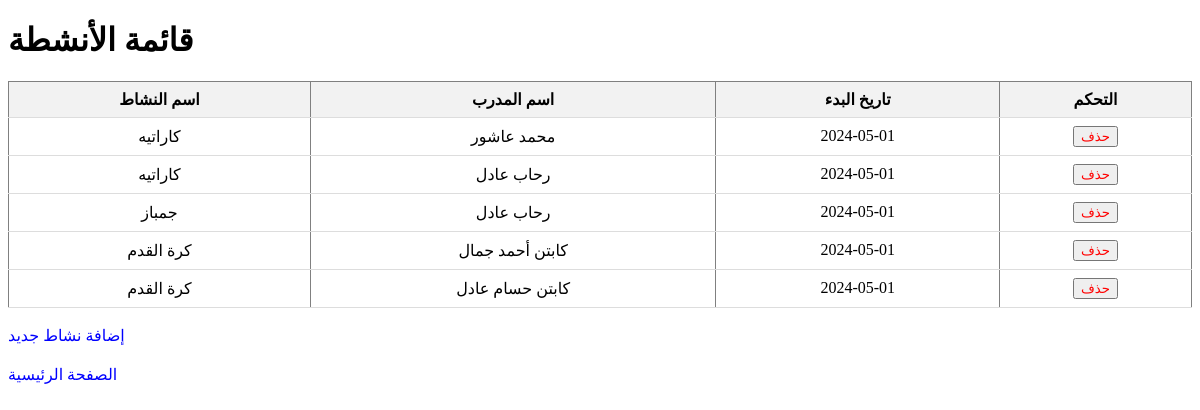
Page /activities.php on the committed database.
### tables this page shows
CREATE TABLE `activities` (
  `ActivityID` int(11) NOT NULL,
  `ActivityName` varchar(255) NOT NULL,
  `TrainerName` varchar(255) DEFAULT NULL,
  `StartDate` date DEFAULT NULL
);

### activities.php (the view, shortened to what this page needs)
<!DOCTYPE html>
<html lang="ar">
<head>
</head>
<body>
    <h1>قائمة الأنشطة</h1>
    <?php
    $servername = "localhost";
    $username = "root";
    $password = "01033744372@";
    $dbname = "systemalabtal";
    $conn = new mysqli($servername, $username, $password, $dbname);
    $sql = "SELECT * FROM activities";
    $result = $conn->query($sql);
    if ($result->num_rows > 0) {
        echo "<table border='1'>
            <tr>
                <th>اسم النشاط</th>
                <th>اسم المدرب</th>
                <th>تاريخ البدء</th>
                <th>التحكم</th>
            </tr>";
        while($row = $result->fetch_assoc()) {
            echo "<tr>";
            echo "<td>" . $row['ActivityName'] . "</td>";
            echo "<td>" . $row['TrainerName'] . "</td>";
            echo "<td>" . $row['StartDate'] . "</td>";
            echo "<td><form method='post' action='process_activity.php'>
                    <input type='hidden' name='activity_id' value='".$row['ActivityID']."'>
                    <input type='submit' name='delete' value='حذف' style='color: red;'>
                  </form></td>";
            echo "</tr>";
        }
        echo "</table>";
    } else {
        echo "لا توجد أنشطة لعرضها";
    }
    ?>
    <br>
    <a href="add_activity.php">إضافة نشاط جديد</a>
    <div id="homeLink">
        <a href="indexe.html">الصفحة الرئيسية</a>
    </div>
</body>
</html>

### activities.php (style rules this page uses)
table { width: 100%; border-collapse: collapse; }
th, td { padding: 8px; text-align: center; border-bottom: 1px solid #ddd; }
th { background-color: #f2f2f2; }
a { text-decoration: none; color: blue; }
#homeLink { margin-top: 20px; }

### rows in the picture
activities: ActivityName "كاراتيه", TrainerName "محمد عاشور", StartDate "2024-05-01"
activities: ActivityName "كاراتيه", TrainerName "رحاب عادل", StartDate "2024-05-01"
activities: ActivityName "جمباز", TrainerName "رحاب عادل", StartDate "2024-05-01"
activities: ActivityName "كرة القدم", TrainerName "كابتن أحمد جمال", StartDate "2024-05-01"
activities: ActivityName "كرة القدم", TrainerName "كابتن حسام عادل", StartDate "2024-05-01"
